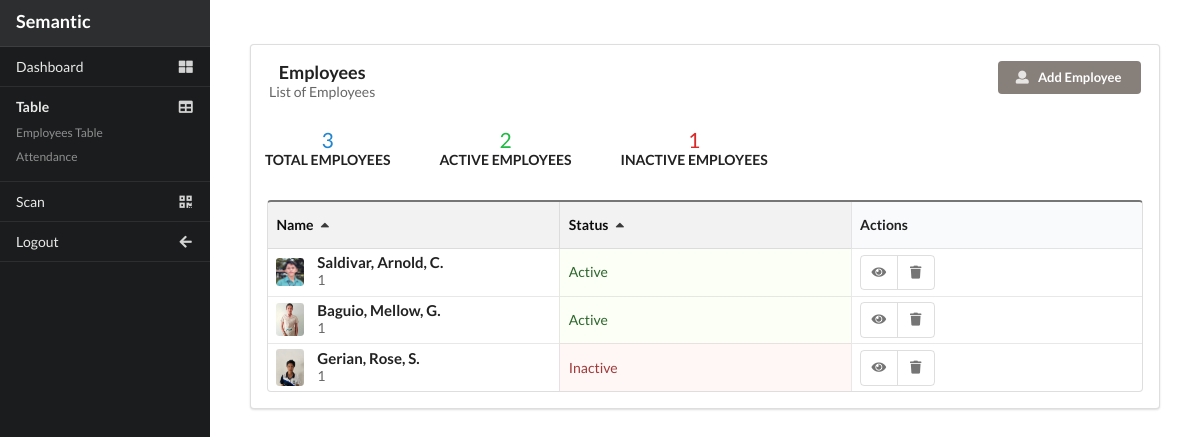
/table/, run on an earlier commit of the app's database.
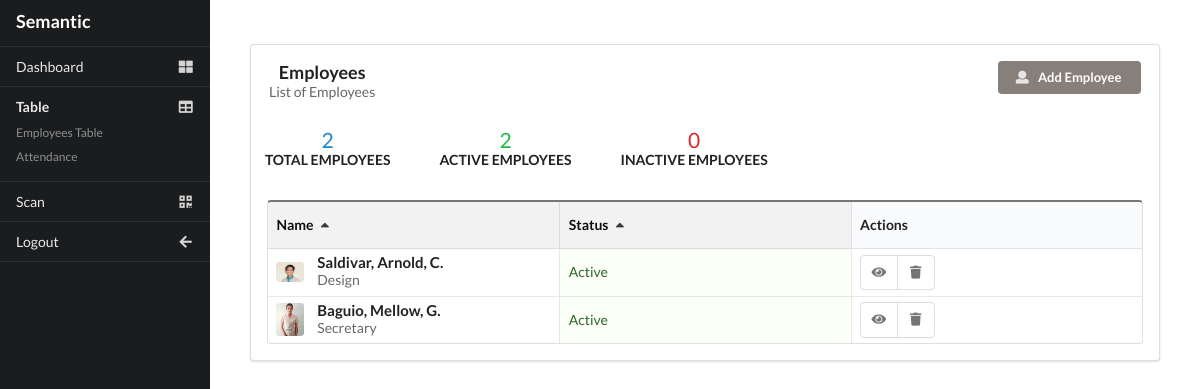
And on a later commit of the database.
### semanticapp/models.py (models this page shows, shortened)
class Employee(models.Model):
    STATUS = [
        ("Active", "ACTIVE"),
        ("Inactive", "INACTIVE"),
    ]
    GENDER = [
        ("MALE", "Male"),
        ("FEMALE", "Female"),
    ]
    profile_picture = models.ImageField(
        upload_to="img/", validators=[validate_image_size], null=True
    )
    firstName = models.CharField(max_length=50)
    middleName = models.CharField(max_length=50)
    lastName = models.CharField(max_length=50)
    age = models.IntegerField()
    address = models.CharField(max_length=50)
    birthDate = models.DateField()
    gender = models.CharField(max_length=20, choices=GENDER)
    position = models.CharField(max_length=50)
    status = models.CharField(max_length=20, choices=STATUS)

### semanticapp/views.py (the view)
# urls.py: path("table/", views.table, name="table"),
def table(request):
    employees = Employee.objects.all()
    total_employees = employees.count()
    active_employee = employees.filter(status="Active").count()
    inactive_employee = employees.filter(status="Inactive").count()
    if request.method == "POST":
        employeeForm = EmployeeForm(request.POST, request.FILES)
        if employeeForm.is_valid():
            employeeForm.save()
            messages.success(request, "Employee Added!")
            return redirect("table")
    else:
        employeeForm = EmployeeForm()
    context = {
        "title": "Table",
        "employeeForm": employeeForm,
        "employees": employees,
        "total_employees": total_employees,
        "active_employee": active_employee,
        "inactive_employee": inactive_employee,
    }
    return render(request, "table.html", context)

### semanticapp/templates/table.html (shortened to what this page needs)
{% include '_header.html' %}
{% block content %}
{% load static %}
  <div class="ui segment container container-table">
    <div class="ui grid">
      <div class="four column row">
        <div class="left floated column">
          <h3 class="ui header left floated">
            Employees
              <div class="sub header">List of Employees</div>
          </h3>
        </div>
        <div class="right floated column">
          <button class="ui bg-orange-dark small right floated button" id="addEmployee" data-tooltip="Register New Employee">
            <i class="icon user"></i>
            Add Employee
          </button>
        </div>
      </div>
    </div>
    <div class="ui grid">
      <div class="ui mini blue statistic">
        <div class="value">
          {{total_employees}}
        </div>
        <div class="label">
          Total Employees
        </div>
      </div>
      <div class="ui mini green statistic ">
        <div class="value">
         {{active_employee}}
        </div>
        <div class="label">
          Active Employees
        </div>
      </div>
      <div class="ui mini red statistic">
        <div class="value">
         {{inactive_employee}}
        </div>
        <div class="label">
          Inactive Employees
        </div>
      </div>
    </div>
    <div class="ui column grid">
      <div class="column ">
        <table class="ui grey very compact fixed single line selectable celled sortable table">
          <thead>
            <tr>
              <th class="sorted ascending" data-sort="name">Name</th>
              <th class="sorted ascending">Status</th>
              <th class="no-sort">Actions</th>
            </tr>
          </thead>
          <tbody>
            {% for employee in employees %}
            <tr>
              <td>
                <h4 class="ui image header">
                  <img src="{{ employee.profile_picture.url }}" class="ui mini rounded image">
                  <div class="content">
                    {{ employee.lastName }}, {{ employee.firstName }}, {{ employee.middleName|slice:":1" }}.
                    <div class="sub header">{{employee.position}}
                  </div>
                </div>
                </h4>
              </td>
              <td class={% if employee.status == "Active" %} "positive" {% else %} "negative" {% endif %} >{{ employee.status }}</td>
              <td>
                <div class="ui small basic icon buttons">
                  <a href="{% url 'edit-employee' id=employee.id %}" class="ui button"><i class="eye icon"></i></a>
                  <a href="{% url 'delete-employee' id=employee.id %}" class="ui button" onclick="return confirmDeletion(event);"><i class="trash icon"></i></a>
                </div>
              </td>
            </tr>
            {% endfor %}
          </tbody>
        </table>
      </div>
    </div>
  </div>
{% endblock  %}
{% include '_footer.html' %}

### semanticapp/templates/_header.html (shortened to what this page needs)
<!DOCTYPE html>
<html>
    <head>
        {% load static %}
        <link rel="stylesheet" href="{% static 'css/style.css' %}">
        <link rel="stylesheet" href="{% static 'css/semantic.min.css' %}">
        <link rel="stylesheet" href="https://cdn.jsdelivr.net/npm/semantic-ui@2.4.2/dist/semantic.min.css">
</head>
<body>
    <div class="ui sidebar inverted vertical menu visible">
      <a href="{% url 'dashboard' %}" class="item">
        <h3 class="ui header">Semantic</h3>
      </a>
      <a href="{% url 'dashboard' %}" class="item">
        <i class="block layout icon"></i>
        Dashboard
      </a>
      <div class="item">
        <i class="table icon"></i>
        <div class="header">Table</div>
        <div class="menu">
          <a href="{% url 'table' %}" class="item">Employees Table</a>
          <a href="{% url 'attendance' %}" class="item">Attendance</a>
        </div>
      </div>
      <a  href="{% url 'scan' %}" class="item">
        <i class="qrcode icon"></i>
        Scan
      </a>
      <a href="{% url 'logout' %}" class="item position-bottom">
        <i class="arrow left icon "></i>
        Logout
      </a>
    </div>

### semanticapp/templates/_footer.html (shortened to what this page needs)
        {% load static %}
    </body>
</html>

### semanticapp/static/css/style.css (style rules this page uses)
* { margin: 0; padding: 0; }
:root { --font-color: #fff; --font-color-2: #c58d68; --bg-color: #c99e82; --bg-color-dark: #877f79; --bg-color-2: #f5f5f5; --bg-color-green: #e2f0c5; }
body { padding-left: 250px !important; padding-right: 40px !important; padding-top: 30px !important; }
.position-bottom { bottom: 50; }

What changed in the data, as far as the page shows it:
removed Employee: profile_picture (picture), lastName "Gerian", firstName "Rose", middleName "S", position "1", status "Inactive"
changed Employee "Saldivar": profile_picture: picture added in place of a placeholder; position "1" → "Design"
changed Employee "Baguio": position "1" → "Secretary"
Also different on the page:
{{ total_employees }}: "3" → "2"
{{ inactive_employee }}: "1" → "0"
